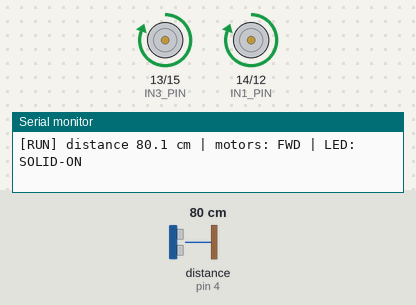
This sketch was run on a simulated Arduino Uno, built with avr-gcc and run on an emulated ATmega328P. Shown: motor-driver pin pairs drawn as motors (green arrow = first pin HIGH = forward, orange = second pin HIGH = backward, longer = more drive), the last lines printed to the serial monitor. Wiring (inferred from the names in the program): ultrasonic range finder: trigger pin 5; echo pin 4. Inputs (shaded band) come from the test bench; at power-on: distance to the obstacle (sensor on pin 4) 80 cm. The echo pulse lasts 58.3 µs per cm.

Above: at 1.2 s.
1.3 s: distance to the obstacle (sensor on pin 4) set to 2 cm
At 1.7 s:
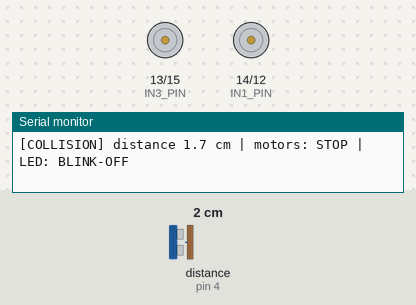
4.3 s: distance to the obstacle (sensor on pin 4) set to 35 cm
At 5.5 s:
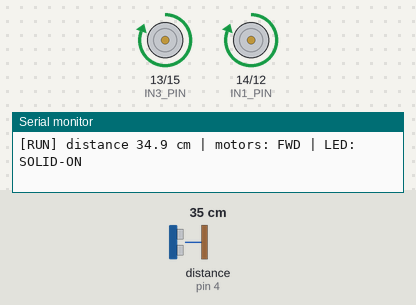
5.8 s: distance to the obstacle (sensor on pin 4) set to 4 cm
At 6.2 s:
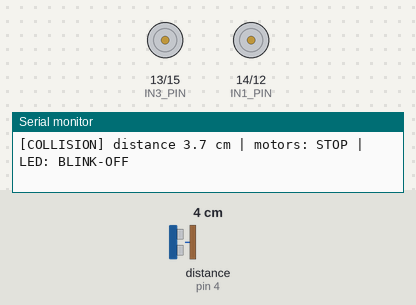
8.8 s: distance to the obstacle (sensor on pin 4) set to 60 cm
At 10.2 s:
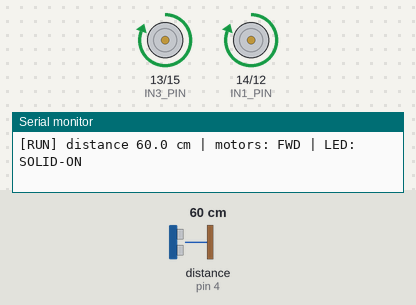
Timing chart, 0 to 11.3 s (numbered marks = the images above; inputs shaded):
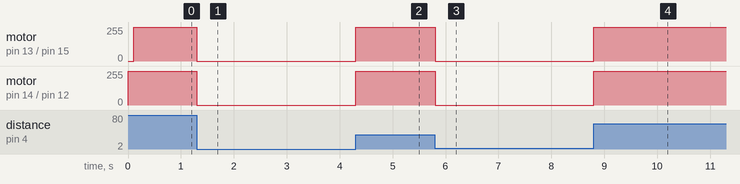

The sketch:

hcsr04_v3.ino
```cpp
const uint8_t TRIG_PIN = 5;   // D1
const uint8_t ECHO_PIN = 4;   // D2
const uint8_t IN1_PIN = 14;   // D5
const uint8_t IN2_PIN = 12;   // D6
const uint8_t IN3_PIN = 13;   // D7
const uint8_t IN4_PIN = 15;   // D8

const unsigned long PING_INTERVAL_MS = 100;
const unsigned long BLINK_INTERVAL_MS = 200;
const unsigned long ECHO_TIMEOUT_US = 23000;  // ~400 cm; keeps block < ping period
const float OBSTACLE_CM = 20.0;

unsigned long lastPingMs = 0;
unsigned long lastBlinkMs = 0;
bool collision = false;
bool ledLit = true;

void ledWrite(bool lit) {
  digitalWrite(LED_BUILTIN, lit ? LOW : HIGH);  // active LOW
}

void motorsForward() {
  digitalWrite(IN1_PIN, HIGH);
  digitalWrite(IN2_PIN, LOW);
  digitalWrite(IN3_PIN, HIGH);
  digitalWrite(IN4_PIN, LOW);
}

void motorsStop() {
  digitalWrite(IN1_PIN, LOW);
  digitalWrite(IN2_PIN, LOW);
  digitalWrite(IN3_PIN, LOW);
  digitalWrite(IN4_PIN, LOW);
}

float readDistanceCm() {
  digitalWrite(TRIG_PIN, LOW);
  delayMicroseconds(2);
  digitalWrite(TRIG_PIN, HIGH);
  delayMicroseconds(10);
  digitalWrite(TRIG_PIN, LOW);

  unsigned long us = pulseIn(ECHO_PIN, HIGH, ECHO_TIMEOUT_US);
  return us == 0 ? -1.0 : us / 58.0;
}

void printStatus(float d) {
  Serial.print(collision ? "[COLLISION] " : "[RUN] ");
  if (d < 0.0) {
    Serial.print("no echo");
  } else {
    Serial.print("distance ");
    Serial.print(d, 1);
    Serial.print(" cm");
  }
  Serial.print(" | motors: ");
  Serial.print(collision ? "STOP" : "FWD");
  Serial.print(" | LED: ");
  Serial.println(collision ? (ledLit ? "BLINK-ON" : "BLINK-OFF") : "SOLID-ON");
}

void setup() {
  Serial.begin(115200);
  pinMode(TRIG_PIN, OUTPUT);
  digitalWrite(TRIG_PIN, LOW);
  pinMode(ECHO_PIN, INPUT);

  pinMode(IN1_PIN, OUTPUT);
  pinMode(IN2_PIN, OUTPUT);
  pinMode(IN3_PIN, OUTPUT);
  pinMode(IN4_PIN, OUTPUT);
  motorsForward();

  pinMode(LED_BUILTIN, OUTPUT);
  ledWrite(true);

  Serial.println();
  Serial.println("V3: ping 100ms | >=20cm FWD + LED solid | <20cm STOP + LED blink 200ms");
}

void loop() {
  unsigned long now = millis();

  if (collision && now - lastBlinkMs >= BLINK_INTERVAL_MS) {
    lastBlinkMs = now;
    ledLit = !ledLit;
    ledWrite(ledLit);
  }

  if (now - lastPingMs < PING_INTERVAL_MS) {
    return;
  }
  lastPingMs = now;

  float d = readDistanceCm();
  bool newCollision = (d > 0.0 && d < OBSTACLE_CM);

  if (newCollision) {
    if (!collision) {
      collision = true;
      lastBlinkMs = now;
      ledLit = true;
      ledWrite(true);
    }
    motorsStop();
  } else {
    if (collision) {
      collision = false;
      ledLit = true;
      ledWrite(true);
    }
    motorsForward();
  }

  printStatus(d);
}
```

Measured:
- after the input at 1.3 s, motor on pin 13 (IN3_PIN) / pin 15 (IN4_PIN), motor on pin 14 (IN1_PIN) / pin 12 (IN2_PIN): forward 255/255 → stopped at once
- after the input at 4.3 s, motor on pin 13 (IN3_PIN) / pin 15 (IN4_PIN), motor on pin 14 (IN1_PIN) / pin 12 (IN2_PIN): stopped → forward 255/255 at once
- after the input at 5.8 s, motor on pin 13 (IN3_PIN) / pin 15 (IN4_PIN), motor on pin 14 (IN1_PIN) / pin 12 (IN2_PIN): forward 255/255 → stopped at once
- after the input at 8.8 s, motor on pin 13 (IN3_PIN) / pin 15 (IN4_PIN), motor on pin 14 (IN1_PIN) / pin 12 (IN2_PIN): stopped → forward 255/255 at once
